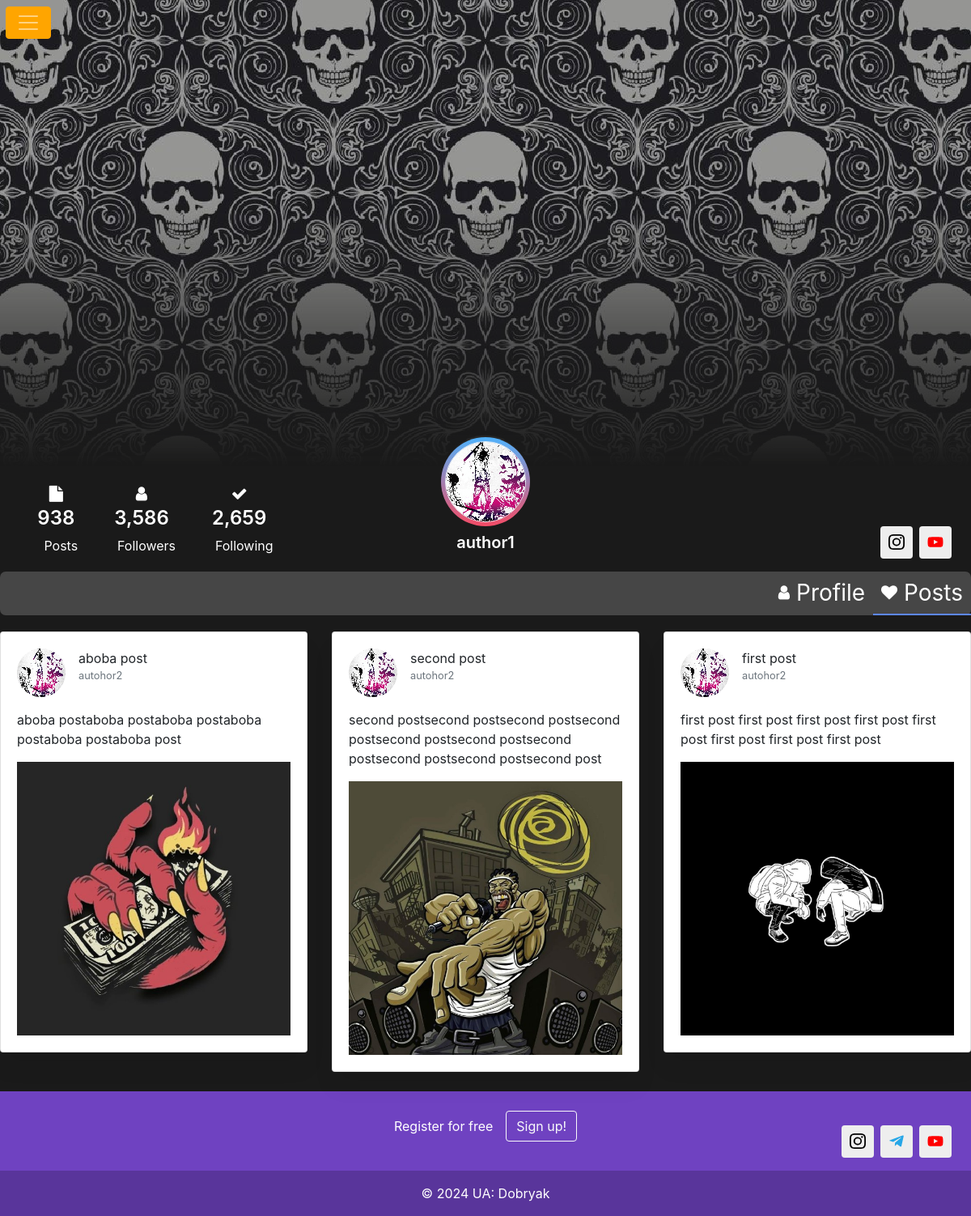
The app's page /posts_profile/author1 (signed in) with its own data.
### tables this page shows
CREATE TABLE user (
        id INTEGER PRIMARY KEY AUTOINCREMENT,
        name text NOT NULL,
        email text NOT NULL,
        login text NOT NULL,
        password text NOT NULL,
        avatar text DEFAULT NULL,
        header text DEFAULT NULL,
        instagram text DEFAULT NULL,
        telegram text DEFAULT NULL,
        facebook text DEFAULT NULL,
        tik_tok text DEFAULT NULL,
        vk DEFAULT NULL,
        youtube DEFAULT NULL
        );

CREATE TABLE posts (
        id INTEGER PRIMARY KEY AUTOINCREMENT,
        login TEXT,
        text text NOT NULL,
        bigtext text NOT NULL,
        photo_post TEXT NOT NULL
        );

### main.py (the view)
@app.route("/posts_profile/<username>")
def show_post(username):
    posts = dbase.getPost(username)
    users = dbase.getUserByLogin(username)
    instagram = users['instagram']
    telegram = users['telegram']
    facebook = users['facebook']
    tik_tok = users['tik_tok']
    vk = users['vk']
    youtube = users['youtube']
    print((instagram, telegram, facebook, tik_tok, vk, youtube))
    print(posts)
    return render_template('posts_profile.html',
                           name=users['name'],
                           posts=posts,
                           avatar=users['avatar'],
                           header=users['header'],
                           username=username,
                           current_user=current_user,
                           instagram=instagram,
                           telegram=telegram,
                           facebook=facebook,
                           tik_tok=tik_tok,
                           vk=vk,
                           youtube=youtube)

### fdb.py (called while the page is built)
    def getPost(self, login):
        try:
            self.__cur.execute("""
                        SELECT text, bigtext, photo_post FROM posts WHERE login = ?""", (login, ))
            rows = self.__cur.fetchall()
            posts = []
            if rows:
                for row in reversed(rows):
                    post = {
                        'text': row[0],
                        'bigtext': row[1],
                        'photo_path': row[2]
                    }
                    posts.append(post)
            print(posts)
            return posts
        except Exception as ex:
            print(ex)
        return []

    def getUser(self, user_id):
        try:
            self.__cur.execute(f"""
            SELECT * FROM user WHERE id = {user_id} LIMIT 1""")
            res = self.__cur.fetchone()
            if not res:
                print("Пользователь не найден")
                return False
            return res
        except Exception as ex:
            print(ex)
        return False

    def getUserByLogin(self, login):
        self.__cur.execute(f"SELECT * FROM user WHERE login = '{login}' LIMIT 1")
        res = self.__cur.fetchone()
        if not res:
            print("Пользователь не найден")
            return False
        return res

### main.py (called while the page is built)
@login_manager.user_loader
def load_user(user_id):
    print("load_user")
    return UserLogin().fromDB(user_id, dbase)

def connect():
    conn = sqlite3.connect(app.config['DATAB'])
    conn.row_factory = sqlite3.Row
    return conn

def get_db():
    if not hasattr(g, 'link_db'):
        g.link_db = connect()
    return g.link_db

@app.before_request
def before_request():
    global dbase
    db = get_db()
    dbase = FDatabase(db)

### userlogin.py (called while the page is built)
    def fromDB(self, user_id, db):
        self.__user = db.getUser(user_id)
        return self

    def getName(self):
        return self.__user['name'] if self.__user else "Без имени"

    def getLogin(self):
        return self.__user['login'] if self.__user else "Без login"

### templates/posts_profile.html (shortened to what this page needs)
{% extends 'base.html' %}
{% block profile%}
<link href="https://maxcdn.bootstrapcdn.com/font-awesome/4.3.0/css/font-awesome.min.css" rel="stylesheet">
<div class="content-container container">
  <div class="card-main overflow-hidden">
    <div class="card-body p-0">
{% if header %}
    <img src="{{ url_for('header', username=username, filename=header) }}" alt="" class="img-fluid">
{% else %}
    <img src="{{ url_for('static', filename='img/default_header.jpg') }}" alt="" class="img-fluid">
{% endif %}      <div class="row align-items-center">
        <div class="col-lg-4 order-lg-1 order-2">
          <div class="d-flex align-items-center justify-content-around m-4">
            <div class="text-center">
              <i class="fa fa-file fs-6 d-block mb-2"></i>
              <h4 class="mb-0 fw-semibold lh-1">938</h4>
              <p class="mb-0 fs-4">Posts</p>
            </div>
            <div class="text-center">
              <i class="fa fa-user fs-6 d-block mb-2"></i>
              <h4 class="mb-0 fw-semibold lh-1">3,586</h4>
              <p class="mb-0 fs-4">Followers</p>
            </div>
            <div class="text-center">
              <i class="fa fa-check fs-6 d-block mb-2"></i>
              <h4 class="mb-0 fw-semibold lh-1">2,659</h4>
              <p class="mb-0 fs-4">Following</p>
            </div>
          </div>
        </div>
        <div class="col-lg-4 mt-n3 order-lg-2 order-1">
          <div class="mt-n5">
           <div class="d-flex align-items-center justify-content-center mb-2">
              <div class="linear-gradient d-flex align-items-center justify-content-center rounded-circle" style="width: 110px; height: 110px;">
                  <div class="border border-4 border-white d-flex align-items-center justify-content-center rounded-circle overflow-hidden" style="width: 100px; height: 100px;">
                    {% if avatar %}
                    <img src="{{ url_for('userava', username=username, filename=avatar) }}" alt="" class="w-100 h-100" style="object-fit: cover;">
                    {% else %}
                    <img src="{{ url_for('static', filename='img/default.jpg') }}" alt="" class="w-100 h-100" style="object-fit: cover;">
                    {% endif %}
                  </div>
              </div>
          </div>
            <div class="text-center">
              <h5 class="fs-5 mb-0 fw-semibold">{{ name }}</h5>
            </div>
          </div>
        </div>
      </div>
        <ul class="social-icons" style="justify-content: flex-end; margin-right: 20px; margin-top: -60px;">
    {% if instagram %}
        <li><a class="social-icon-instagram" href="{{ instagram }}" title="Instagram" target="_blank" rel="noopener"></a></li>
    {% endif %}
    {% if vk %}
        <li><a class="social-icon-youtube" href="{{ vk }}" title="VK" target="_blank" rel="noopener"></a></li>
    {% endif %}
</ul>
      <ul class="nav nav-pills user-profile-tab justify-content-end mt-2 bg-light-info rounded-2" id="pills-tab" role="tablist">
    <li class="nav-item" role="presentation">
<a class="nav-link position-relative rounded-0 {% if request.path == url_for('profile', username=username) %}active{% endif %} d-flex align-items-center justify-content-center bg-transparent fs-3 py-6" id="pills-profile-tab" href="{{ url_for('profile', username=username) }}" role="tab" aria-controls="pills-profile" aria-selected="true">
        <i class="fa fa-user me-2 fs-6" style="color: white;"></i>
        <span class="d-none d-md-block" style="color: white;">Profile</span>
    </a>
</li>
<li class="nav-item" role="presentation">
<a class="nav-link position-relative rounded-0 {% if request.path == url_for('show_post', username=username) %}active{% endif %} d-flex align-items-center justify-content-center bg-transparent fs-3 py-6" id="pills-followers-tab" href="{{ url_for('show_post', username=username) }}" role="tab" aria-controls="pills-followers" aria-selected="false" tabindex="-1">
        <i class="fa fa-heart me-2 fs-6" style="color: white;"></i>
        <span class="d-none d-md-block" style="color: white;">Posts</span>
    </a>
</li>
</ul>
    </div>
  </div>
<div class="container posts-content">
    <div class="row">
        {% for post in posts %}
        <div class="col-lg-4">
            <div class="card mb-4">
                <div class="card-body">
                    <div class="media mb-3">
                        {% if avatar %}
                        <img src="{{ url_for('userava', username=username, filename=avatar) }}" class="d-block ui-w-40 rounded-circle" alt="">
                        {% else %}
                        <img src="{{ url_for('static', filename='img/default.jpg') }}" class="d-block ui-w-40 rounded-circle" alt="">
                        {% endif %}
                        <div class="media-body ml-3">
                            {{ post.text }}
                            <div class="text-muted small">{{ current_user.getName() }}</div>
                        </div>
                    </div>
                    <p>
                        {{ post.bigtext }}
                    </p>
                    <a href="javascript:void(0)" class="ui-rect ui-bg-cover" style="background-image: url({{ url_for('posts_photo', filename=post.photo_path) }});"></a>
                </div>
            </div>
        </div>
        {% endfor %}
    </div>
</div>
  </div>
{% endblock %}

### templates/base.html (shortened to what this page needs)
<!doctype html>
<html lang="en" xmlns="">
<head>
    <link rel="stylesheet" href="{{ url_for('static', filename='css/main.css') }}">
    <link rel="stylesheet" href="https://cdn.jsdelivr.net/npm/bootstrap@5.3.2/dist/css/bootstrap.min.css">
    <link rel="stylesheet" href="https://stackpath.bootstrapcdn.com/bootstrap/4.5.2/css/bootstrap.min.css">
    <link href="https://cdn.jsdelivr.net/npm/bootstrap-icons@1.7.2/font/bootstrap-icons.css" rel="stylesheet">
      <link rel="stylesheet" href="https://cdn.plyr.io/3.6.8/plyr.css">
        <link rel="stylesheet" href="https://cdn.jsdelivr.net/npm/@yaireo/tagify/dist/tagify.css">
<nav class="navbar navbar-dark fixed-top">
  <div class="container-fluid">
    <button class="navbar-toggler" type="button" data-bs-toggle="offcanvas" data-bs-target="#offcanvasDarkNavbar" aria-controls="offcanvasDarkNavbar" style="background-color: orange; border-color: orange; margin-left: -24px;">
      <span class="navbar-toggler-icon"></span>
    </button>
  </div>
</nav>
</head>
<body>
<div class="content">
{% block profile %}{% endblock %}
</div>
<footer class="text-center text-white footer" style="background-color: #6f42c1;">
    <div class="container p-4 pb-0">
        <section class="">
            <p class="d-flex justify-content-center align-items-center">
                <span class="me-3">Register for free</span>
                <a href="/login" class="btn btn-outline-light btn-rounded" data-mdb-ripple-init>
                    Sign up!
                </a>
            </p>
        </section>
    </div>
    <ul class="social-icons" style="justify-content: flex-end; margin-right: 20px; margin-top: -60px;">
        <li><a class="social-icon-instagram" href="https://www.instagram.com/_._dobryak._/" title="..." target="_blank" rel="noopener"></a></li>
        <li><a class="social-icon-telegram" href="https://t.me/dobrychek" title="..." target="_blank" rel="noopener"></a></li>
        <li><a class="social-icon-youtube" href="https://www.youtube.com/channel/UCai7DU0QE9RuqsVEtBMKqbQ" title="..." target="_blank" rel="noopener"></a></li>
    </ul>
    <div class="text-center p-3" style="background-color: rgba(0, 0, 0, 0.2);">
        © 2024 UA:
        <a class="text-white" href="https://mdbootstrap.com/">Dobryak</a>
    </div>
</footer>
</body>
</html>

### static/css/main.css (style rules this page uses)
.fs-4 { margin-top: 10px; margin-left: 12px; }
body { display: flex; flex-direction: column; min-height: 100vh; }
.content { flex: 1; }
.footer { flex-shrink: 0; }

### templates/base.html (style rules this page uses)
.nav-link { font-size: 24px; }
.social-icons { display: flex; justify-content: center; list-style: none; margin-top: 1rem; margin-bottom: 1rem; padding-left: 0; }
.social-icons>li { margin-left: 0.25rem; margin-right: 0.25rem; }
.social-icons a { position: relative; background-color: #eee; display: block; -webkit-user-select: none; -moz-user-select: none; -ms-user-select: none; user-select: none; transition: background-color .3s ease-in-out; width: 2.5rem; height: 2.5rem; border-radius: .25rem; }
.social-icons a::before { content: ""; position: absolute; width: 1.2rem; height: 1.2rem; left: .65rem; top: .65rem; background: transparent no-repeat center center; background-size: 100% 100%; }

### templates/posts_profile.html (style rules this page uses)
body { background-color: #1a1a1a; color: #fff; }
.content-container { margin-top: -120px !important; }
.container { max-width: 3000px; margin: 0 auto; padding: 0; justify-content: center; }
body { padding-top:20px; }
.img-fluid { max-height: 700px; width: 100%; object-fit: cover; mask-image: linear-gradient(to bottom, rgba(255,255,255,1) 90%, rgba(255,255,255,0)); -webkit-mask-image: linear-gradient(to bottom, rgba(255,255,255,1) 50%, rgba(255,255,255,0)); }
.card-main { margin-bottom: 10px; }
.overflow-hidden { overflow: hidden!important; }
.p-0 { padding: 0!important; }
.mt-n5 { margin-top: -3rem!important; }
.linear-gradient { background-image: linear-gradient(#50b2fc,#f44c66); }
.rounded-circle { border-radius: 50%!important; }
.align-items-center { align-items: center!important; }
.justify-content-center { justify-content: center!important; }
.d-flex { display: flex!important; }
.rounded-2 { border-radius: 7px !important; }
.bg-light-info { --bs-bg-opacity: 1; background-color: rgba(70, 70, 70, 1)!important; }
.card { margin-bottom: 30px; }
.position-relative { position: relative!important; }
.border { border: 1px solid #ebf1f6 !important; }
.fs-6 { font-size: 1.25rem!important; }
.mb-2 { margin-bottom: 0.5rem!important; }
.d-block { display: block!important; }
a { text-decoration: none; }
.user-profile-tab .nav-item .nav-link.active { color: #5d87ff; border-bottom: 2px solid #5d87ff; }
.nav-pills .nav-link { color: grey; }
.nav-pills .nav-link.active { color: white; }
.nav-pills .nav-link { background-color: grey; border-radius: 10px; padding: 5px 10px; }
.fw-semibold { font-weight: 600!important; }
.fs-4 { font-size: 1rem!important; }
.card, .bg-light { box-shadow: 0 20px 27px 0 rgb(0 0 0 / 5%); }
img { image-rendering: pixelated; }
.social-icons { display: flex; justify-content: center; list-style: none; margin-top: 1rem; margin-bottom: 1rem; padding-left: 0; }
.social-icons>li { margin-left: 0.25rem; margin-right: 0.25rem; }
.social-icons a { position: relative; background-color: #eee; display: block; -webkit-user-select: none; -moz-user-select: none; -ms-user-select: none; user-select: none; transition: background-color .3s ease-in-out; width: 2.5rem; height: 2.5rem; border-radius: .25rem; }
.btn { background-color: #6f42c1; }
.social-icons a::before { content: ""; position: absolute; width: 1.2rem; height: 1.2rem; left: .65rem; top: .65rem; background: transparent no-repeat center center; background-size: 100% 100%; }
.posts-content { margin-top:20px; }
.ui-bg-cover { background-color: #5d87ff; background-position: center center; background-size: cover; }
.ui-rect { padding-top: 50% !important; }
.ui-rect, .ui-rect-30, .ui-rect-60, .ui-rect-67, .ui-rect-75 { position: relative !important; display: block !important; padding-top: 100% !important; width: 100% !important; }
.d-flex, .d-inline-flex, .media, .media>:not(.media-body), .jumbotron, .card { -ms-flex-negative: 1; flex-shrink: 1; }

### records on screen
user: header (picture), avatar (picture), name "author1"
posts: avatar (picture), text "aboba post", bigtext "aboba postaboba postaboba postaboba postaboba postaboba post", photo_post (picture)
user: getName "autohor2"
posts: avatar (picture), text "second post", bigtext "second postsecond postsecond postsecond postsecond postsecond postsecond postsecond postsecond postsecond post", photo_post (picture)
posts: avatar (picture), text "first post", bigtext "first post first post first post first post first post first post first post first post", photo_post (picture)
